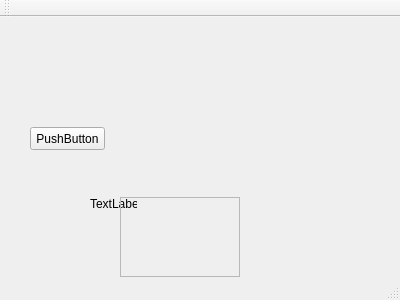
<?xml version="1.0" encoding="UTF-8"?>
<ui version="4.0">
 <class>MainWindow</class>
 <widget class="QMainWindow" name="MainWindow">
  <property name="geometry">
   <rect>
    <x>0</x>
    <y>0</y>
    <width>400</width>
    <height>300</height>
   </rect>
  </property>
  <property name="windowTitle">
   <string>MainWindow</string>
  </property>
  <widget class="QWidget" name="centralWidget">
   <widget class="QPushButton" name="pushButton">
    <property name="geometry">
     <rect>
      <x>30</x>
      <y>110</y>
      <width>75</width>
      <height>23</height>
     </rect>
    </property>
    <property name="text">
     <string>PushButton</string>
    </property>
   </widget>
   <widget class="QLabel" name="label">
    <property name="geometry">
     <rect>
      <x>90</x>
      <y>180</y>
      <width>47</width>
      <height>13</height>
     </rect>
    </property>
    <property name="text">
     <string>TextLabel</string>
    </property>
   </widget>
   <widget class="QFrame" name="frame">
    <property name="geometry">
     <rect>
      <x>120</x>
      <y>180</y>
      <width>120</width>
      <height>80</height>
     </rect>
    </property>
    <property name="frameShape">
     <enum>QFrame::StyledPanel</enum>
    </property>
    <property name="frameShadow">
     <enum>QFrame::Raised</enum>
    </property>
   </widget>
   <widget class="QWidget" name="verticalLayoutWidget">
    <property name="geometry">
     <rect>
      <x>170</x>
      <y>30</y>
      <width>160</width>
      <height>80</height>
     </rect>
    </property>
    <layout class="QVBoxLayout" name="verticalLayout"/>
   </widget>
  </widget>
  <widget class="QMenuBar" name="menuBar">
   <property name="geometry">
    <rect>
     <x>0</x>
     <y>0</y>
     <width>400</width>
     <height>21</height>
    </rect>
   </property>
  </widget>
  <widget class="QToolBar" name="mainToolBar">
   <attribute name="toolBarArea">
    <enum>TopToolBarArea</enum>
   </attribute>
   <attribute name="toolBarBreak">
    <bool>false</bool>
   </attribute>
  </widget>
  <widget class="QStatusBar" name="statusBar"/>
 </widget>
 <layoutdefault spacing="6" margin="11"/>
 <resources/>
 <connections/>
</ui>
